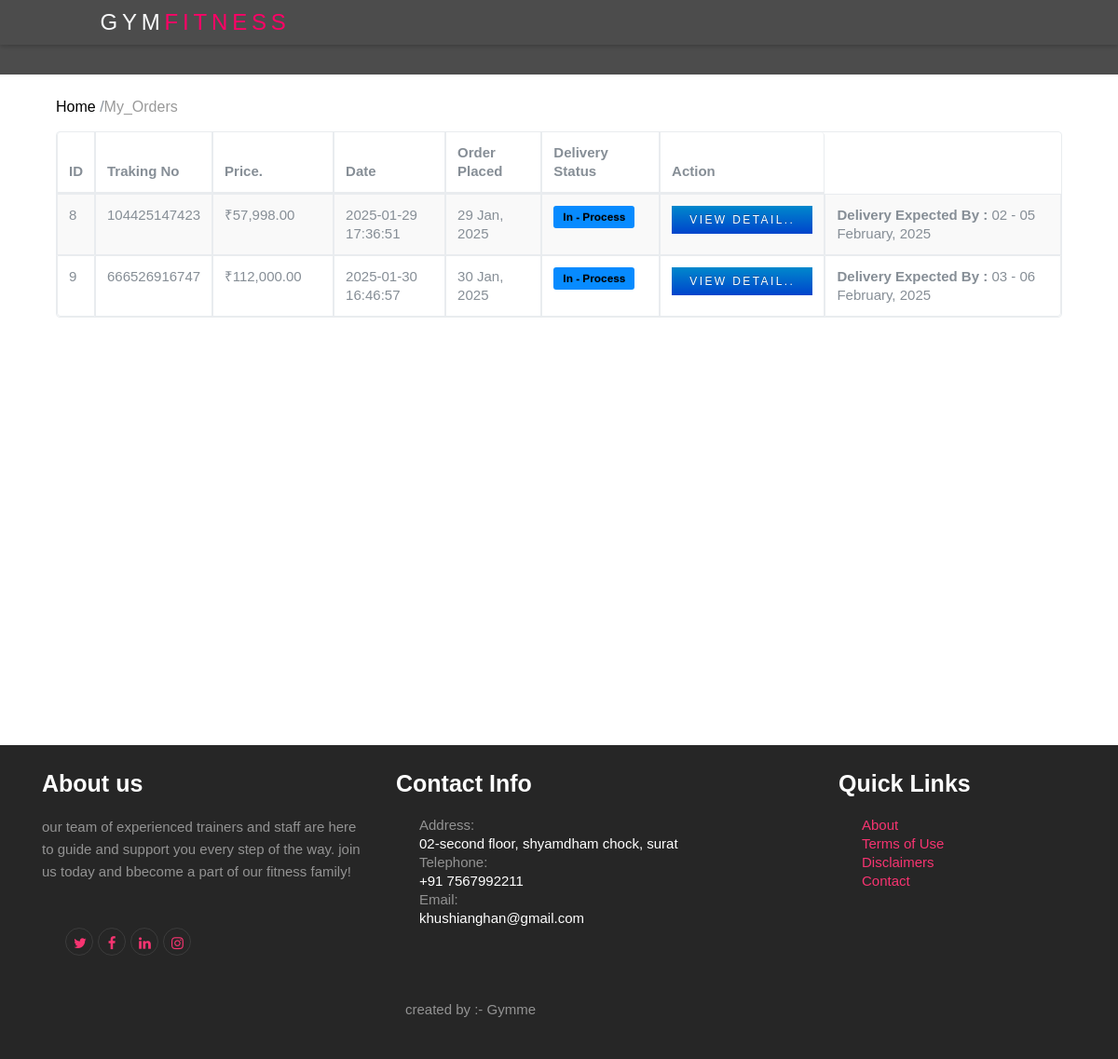
The app's page /my_orders.php (signed in), older data.
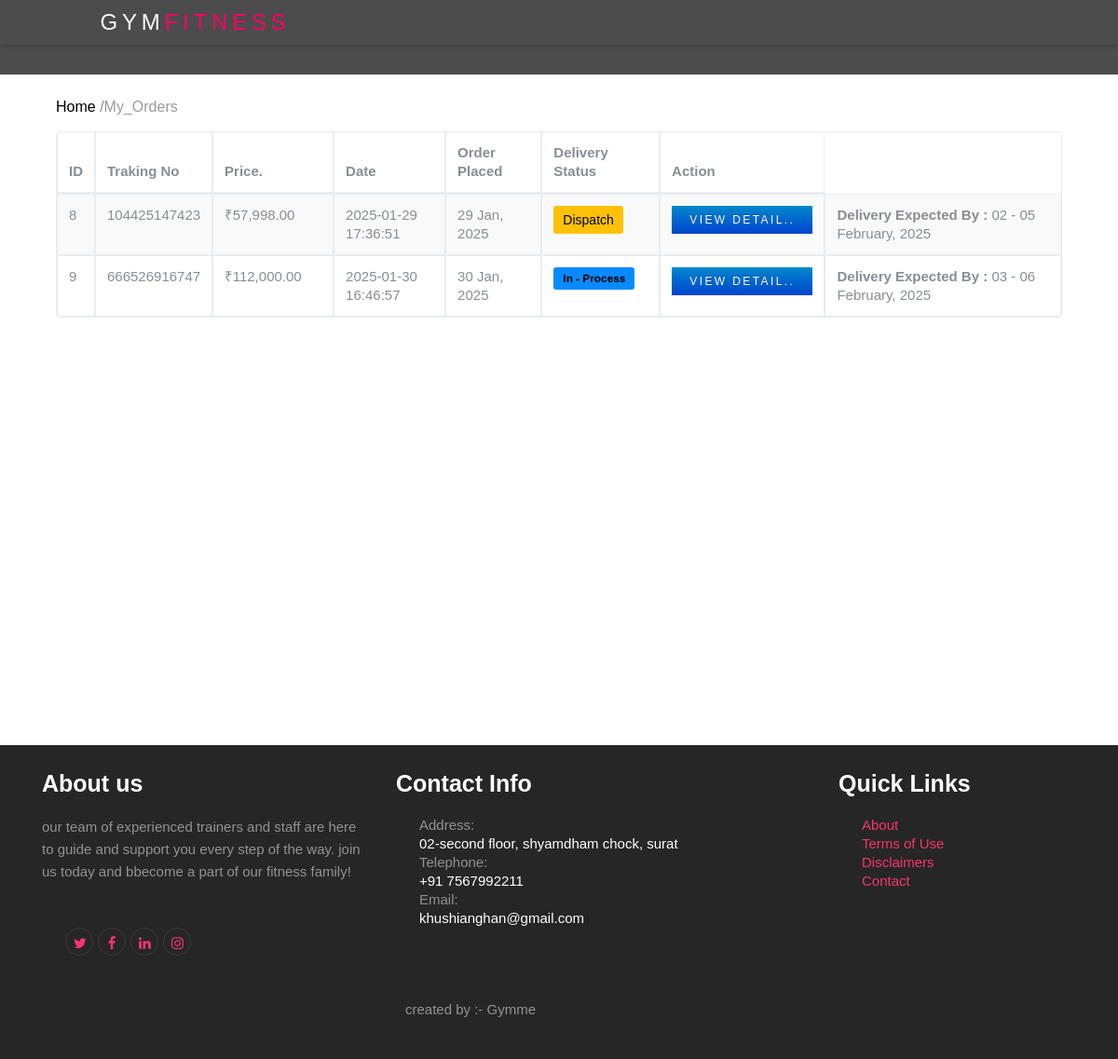
The same page, newer data.
### tables this page shows
CREATE TABLE `orders` (
  `id` int(11) NOT NULL,
  `tracking_id` varchar(200) NOT NULL,
  `user_id` int(200) NOT NULL,
  `name` varchar(200) NOT NULL,
  `email` varchar(200) NOT NULL,
  `phone` varchar(200) NOT NULL,
  `address` mediumtext NOT NULL,
  `pincode` int(200) NOT NULL,
  `total_price` int(200) NOT NULL,
  `payment_method` varchar(200) NOT NULL,
  `payment_id` varchar(200) DEFAULT NULL,
  `status` tinyint(4) NOT NULL DEFAULT 0,
  `comments` varchar(300) DEFAULT NULL,
  `create_at` timestamp NOT NULL DEFAULT current_timestamp(),
  `delivery` int(11) NOT NULL DEFAULT 0
);

### my_orders.php (the view, shortened to what this page needs)
<?php include "include/header.php"; ?>
<link rel="stylesheet" href="css/empty.css">
<body>
    <?php include "include/nav.php"; ?>
    <section class="section element-animate" style="height:800px;">
        <div class="container" id="body">
            <div class="col-md-12">
                <ol class="breadcrumb">
                    <li><a href="index.php">Home</a> / </li>
                    <li class="active">My_Orders</li>
                </ol>
            </div>
            <div class="col-md-12">
                <?php if (isset($_SESSION['auth_user'])) {
                    include 'admin/dbcon.php';
                    $status = '';
                    $user_id = $_SESSION['auth_user']['user_id'];
                    $sql = "SELECT * from orders WHERE user_id='$user_id'";
                    $result = mysqli_query($con, $sql);
                    if (mysqli_num_rows($result) > 0) {
                ?>
                    <table class="table table-bordered table-striped">
                        <thead>
                            <tr>
                                <th>ID</th>
                                <th>Traking No</th>
                                <th width="130px">Price.</th>
                                <th width="120px">Date</th>
                                <th>Order Placed</th>
                                <th>Delivery Status</th>
                                <th>Action</th>
                            </tr>
                        </thead>
                        <tbody>
                            <?php
                                while ($product = mysqli_fetch_assoc($result)) {
                            ?>
                                    <tr class="product-content">
                                        <td><?= htmlspecialchars($product['id']) ?></td>
                                        <td><?= htmlspecialchars($product['tracking_id']) ?></td>
                                        <td>₹<?= number_format($product['total_price'], 2) ?></td>
                                        <td><?= htmlspecialchars($product['create_at']) ?></td>
                                        <td><?php echo date('d M, Y',strtotime($product['create_at'])); ?></td>
                                        <td><?php if($product['delivery']=='1')
                                        {
                                            $status = '<label style="background-color: #ffc107; color: #000; padding: 5px 10px; border-radius: 3px;">Dispatch</label>';
                                        }
                                        else{
                                            $status = '<label class="label label-primary" style="background-color:rgb(7, 139, 255); color: #000; padding: 5px 10px; border-radius: 3px;">In - Process</label>';                                        }
                                        ?>
                                        <b></b><?php  echo $status; ?>
                                    </td>
                                        <td>
                                            <a href="vieworder.php?order_number=<?= $product['tracking_id']?>" value="" class="btn btn-primary btn-sm">view detail..</a>
                                        </td>
                                        <td>
                                            <span><b>Delivery Expected By :</b> <?php echo date('d',strtotime($product['create_at']. ' +4 day')); ?> - <?php echo date('d F, Y',strtotime($product['create_at']. ' +7 day')); ?></span>
                                        </td>
                                    </tr>
                                    <?php
                                }
                            }
                    ?>
                        </tbody>
                    </table>
                <?php } else { ?>
                    <div class="alert alert-warning text-center">
                        <b>No products in your cart.</b>
                    </div>
                <?php } ?>
            </div>
        </div>
    </section>
    <?php include "include/footer.php"; ?>
</body>
</html>

Row changes from the older to the newer data that the page shows:
changed orders "29 Jan, 2025": delivery "In - Process" → "Dispatch"
